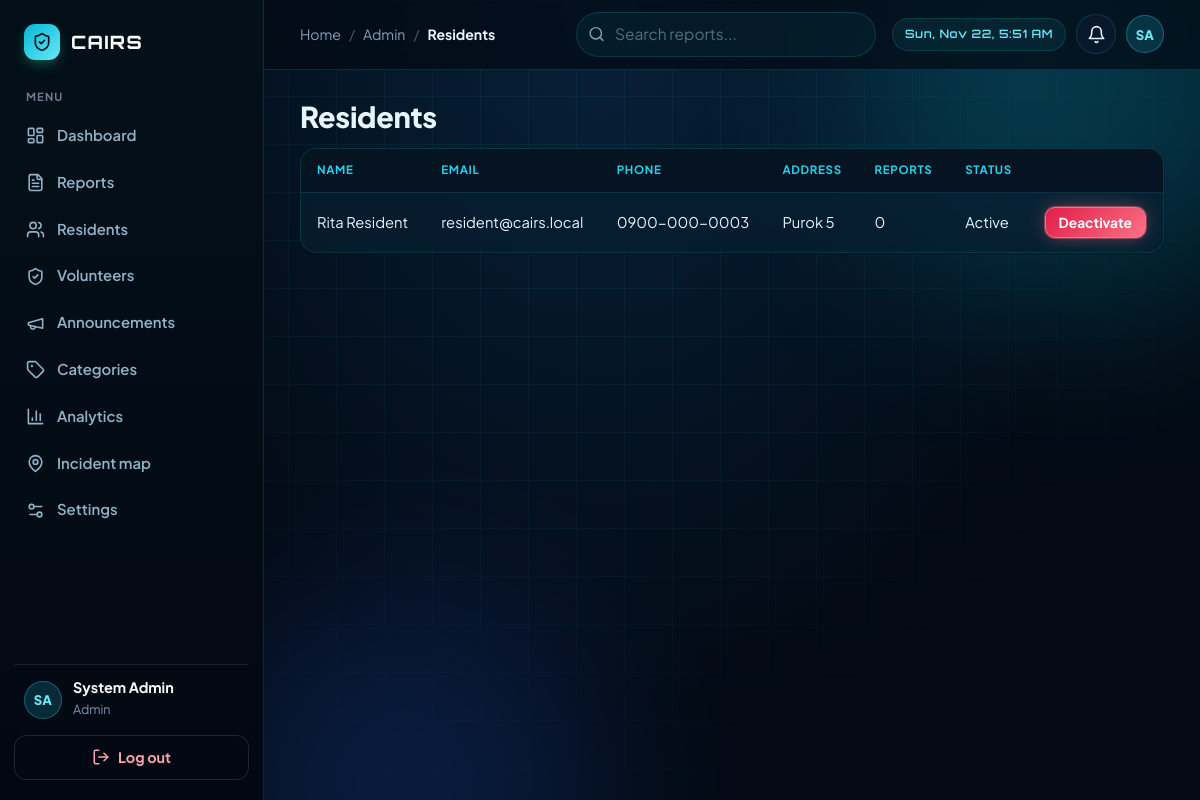
Page /admin/residents.php (signed in) on the committed database.
### tables this page shows
CREATE TABLE users (
  id INT AUTO_INCREMENT PRIMARY KEY,
  full_name VARCHAR(100) NOT NULL,
  email VARCHAR(120) NOT NULL UNIQUE,
  password VARCHAR(255) NOT NULL,
  role ENUM('resident','admin','volunteer') NOT NULL DEFAULT 'resident',
  phone VARCHAR(30) DEFAULT NULL,
  address VARCHAR(255) DEFAULT NULL,
  status ENUM('active','inactive') NOT NULL DEFAULT 'active',
  created_at TIMESTAMP DEFAULT CURRENT_TIMESTAMP
);

### admin/residents.php (the view, shortened to what this page needs)
<?php
require __DIR__ . '/../config/database.php';
$rows = $pdo->query("SELECT u.*, (SELECT COUNT(*) FROM reports WHERE resident_id = u.id) AS total
                     FROM users u WHERE role='resident' ORDER BY u.created_at DESC")->fetchAll();
render_header($pdo, 'Residents');
?>
<h1>Residents</h1>
<div class="card tablewrap">
<?php if (!$rows): ?><p class="empty">No residents have registered yet.</p><?php else: ?>
<table>
  <tr><th>Name</th><th>Email</th><th>Phone</th><th>Address</th><th>Reports</th><th>Status</th><th></th></tr>
  <?php foreach ($rows as $u): ?>
  <tr><td><?= e($u['full_name']) ?></td><td><?= e($u['email']) ?></td><td><?= e($u['phone']) ?></td><td><?= e($u['address']) ?></td>
      <td><?= $u['total'] ?></td><td><?= e(ucfirst($u['status'])) ?></td>
      <td><form method="post" data-confirm="Change this resident's status?"><?= csrf_field() ?>
        <button class="btn small <?= $u['status'] === 'active' ? 'danger' : '' ?>" type="submit"><?= $u['status'] === 'active' ? 'Deactivate' : 'Activate' ?></button></form></td></tr>
  <?php endforeach; ?>
</table>
<?php endif; ?>
</div>
<?php render_footer();

### config/database.php (shortened to what this page needs)
<?php
function e($s) { return htmlspecialchars((string)$s, ENT_QUOTES, 'UTF-8'); }
function setting($pdo, $key, $default = '') {
    static $cache = null;
    if ($cache === null) {
        $cache = $pdo->query('SELECT setting_key, setting_value FROM settings')->fetchAll(PDO::FETCH_KEY_PAIR);
    }
    return $cache[$key] ?? $default;
}
function home_for($role) {
    return ['resident' => 'resident/dashboard.php', 'admin' => 'admin/dashboard.php', 'volunteer' => 'volunteer/dashboard.php'][$role] ?? 'login.php';
}
function initials($name) {
    $out = '';
    foreach (array_slice(preg_split('/\s+/', trim((string)$name)), 0, 2) as $w) $out .= strtoupper(substr($w, 0, 1));
    return $out ?: '?';
}
function render_header($pdo, $title) {
    $site = setting($pdo, 'site_name', 'CAIRS');
    $u = $_SESSION['user'] ?? null;
    $unread = 0;
    if ($u) {
        $st = $pdo->prepare('SELECT COUNT(*) FROM notifications WHERE user_id = ? AND is_read = 0');
        $st->execute([$u['id']]);
        $unread = (int)$st->fetchColumn();
    }
    $menus = [
        'resident'  => ['resident/dashboard.php' => ['Dashboard', 'dashboard'], 'resident/report.php' => ['Report an incident', 'plus'],
                        'resident/sos.php' => ['SOS emergency', 'siren'], 'resident/my_reports.php' => ['My reports', 'list'], 'resident/notifications.php' => ['Notifications', 'bell'],
                        'resident/profile.php' => ['Profile', 'user']],
        'admin'     => ['admin/dashboard.php' => ['Dashboard', 'dashboard'], 'admin/reports.php' => ['Reports', 'file'],
                        'admin/residents.php' => ['Residents', 'users'], 'admin/volunteers.php' => ['Volunteers', 'shield'],
                        'admin/announcements.php' => ['Announcements', 'megaphone'], 'admin/categories.php' => ['Categories', 'tag'],
                        'admin/analytics.php' => ['Analytics', 'chart'], 'admin/analytics.php#incident-map' => ['Incident map', 'pin'],
                        'admin/settings.php' => ['Settings', 'sliders']],
        'volunteer' => ['volunteer/dashboard.php' => ['Dashboard', 'dashboard'], 'volunteer/assigned_reports.php' => ['Assigned reports', 'clipboard']],
    ];
    $current = ltrim(substr($_SERVER['SCRIPT_NAME'], strlen(BASE_URL)), '/');
    $bell = $u ? ($u['role'] === 'resident' ? 'resident/notifications.php' : home_for($u['role'])) : '';
    ?>
<!DOCTYPE html>
<html lang="en">
<head>
<link rel="stylesheet" href="<?= BASE_URL ?>/assets/css/style.css">
</head>
<body class="<?= $u ? 'app role-' . e($u['role']) : 'public' ?>"<?= $u ? ' data-poll="' . BASE_URL . '/api/poll.php"' : '' ?>>
<div class="bg-fx" aria-hidden="true"><span class="orb o1"></span><span class="orb o2"></span></div>
<?php if ($u): ?>
<aside class="sidebar" id="sidebar" aria-label="Main navigation">
  <a class="brand" href="<?= BASE_URL ?>/<?= home_for($u['role']) ?>">
    <span class="brand-mark"><?= icon('shield', 20) ?></span><span><?= e($site) ?></span>
  </a>
  <p class="nav-label">Menu</p>
  <nav>
    <?php foreach ($menus[$u['role']] as $path => [$label, $ic]): ?>
      <a href="<?= BASE_URL ?>/<?= $path ?>" class="<?= $current === $path ? 'active' : '' ?>">
        <?= icon($ic, 19) ?><span><?= e($label) ?></span>
      </a>
    <?php endforeach; ?>
  </nav>
  <div class="who">
    <span class="avatar"><?= e(initials($u['full_name'])) ?></span>
    <div><strong><?= e($u['full_name']) ?></strong><span class="muted"><?= e(ucfirst($u['role'])) ?></span></div>
  </div>
  <a class="logout-btn" href="<?= BASE_URL ?>/logout.php"><?= icon('logout', 18) ?> Log out</a>
</aside>
<div class="main">
  <header class="topbar">
    <nav class="crumbs" aria-label="Breadcrumb">
      <a class="crumb-root" href="<?= BASE_URL ?>/<?= home_for($u['role']) ?>">Home</a><span class="sep">/</span>
      <span><?= e(ucfirst($u['role'])) ?></span><span class="sep">/</span><strong><?= e($title) ?></strong>
    </nav>
    <?php if ($u['role'] === 'admin'): ?>
    <form class="search" action="<?= BASE_URL ?>/admin/reports.php" method="get" role="search">
      <?= icon('search', 17) ?><label class="sr-only" for="top-search">Search reports</label>
      <input id="top-search" type="search" name="q" placeholder="Search reports...">
    </form>
    <?php endif; ?>
    <div class="top-actions">
      <span class="clock" data-clock><?= e(date('D, M j, g:i A')) ?></span>
      <a class="icon-btn" href="<?= BASE_URL ?>/<?= $bell ?>" aria-label="Notifications<?= $unread ? ' (' . $unread . ' unread)' : '' ?>">
        <?= icon('bell', 19) ?><?php if ($unread): ?><span class="count"><?= $unread ?></span><?php endif; ?>
      </a>
      <div class="dropdown">
        <button class="avatar-btn" type="button" data-dropdown aria-haspopup="true" aria-expanded="false" aria-label="Account menu">
          <span class="avatar"><?= e(initials($u['full_name'])) ?></span>
        </button>
      </div>
    </div>
  </header>
<?php endif; ?>
<main class="content" id="main">
<?php
}
function render_footer() {
    ?>
</main>
<?php if (!empty($_SESSION['user'])): ?></div><?php endif; ?>
</body>
</html>
<?php
}
function icon($name, $size = 20) {
    return '<svg class="icon" width="' . $size . '" height="' . $size . '" viewBox="0 0 24 24" fill="none" stroke="currentColor" stroke-width="2" stroke-linecap="round" stroke-linejoin="round" aria-hidden="true" focusable="false">' . ($p[$name] ?? $p['file']) . '</svg>';
}

### rows in the picture
users: full_name "Rita Resident", email "resident@cairs.local", phone "0900-000-0003", address "Purok 5", total "0", status "Active", shows "Deactivate"

### other values in the picture
$site "CAIRS"
$label "Dashboard"
$label "Reports"
$label "Residents"
$label "Volunteers"
$label "Announcements"
$label "Categories"
$label "Analytics"
$label "Incident map"
$label "Settings"
initials($u['full_name']) "SA"
$u['full_name'] "System Admin"
$u['role'] "Admin"
$title "Residents"
